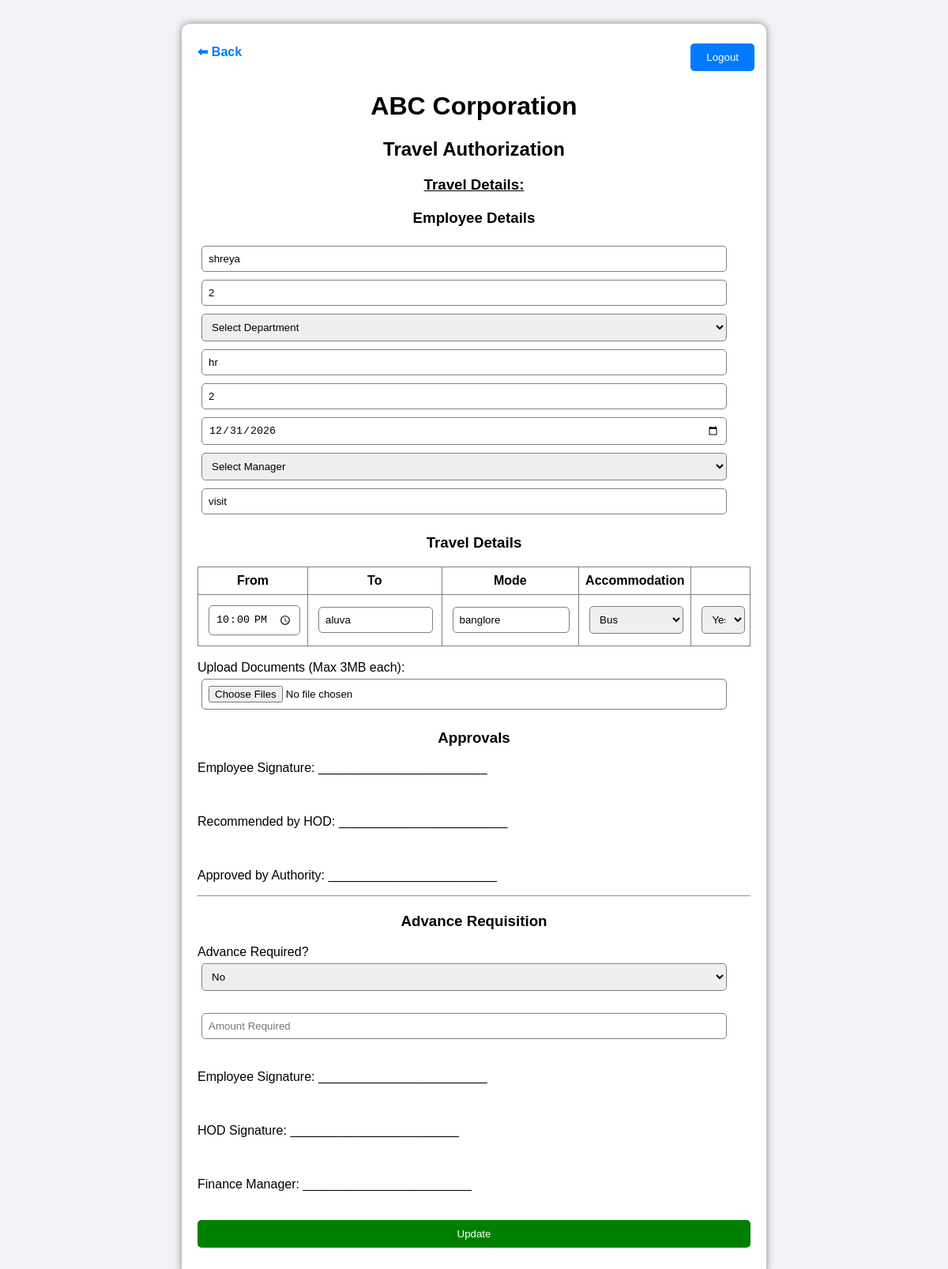
/PHP_Project/edit.php?id=2 (signed in), run on the app's committed database.
### tables this page shows
CREATE TABLE `travel_requests` (
  `request_id` int(11) NOT NULL,
  `user_id` int(11) DEFAULT NULL,
  `name` varchar(100) DEFAULT NULL,
  `dept` varchar(50) DEFAULT NULL,
  `designation` varchar(50) DEFAULT NULL,
  `grade` varchar(20) DEFAULT NULL,
  `travel_date` date DEFAULT NULL,
  `purpose` text DEFAULT NULL,
  `created_at` timestamp NOT NULL DEFAULT current_timestamp()
);

CREATE TABLE `travel_details` (
  `detail_id` int(11) NOT NULL,
  `request_id` int(11) DEFAULT NULL,
  `time` time DEFAULT NULL,
  `from_location` varchar(100) DEFAULT NULL,
  `to_location` varchar(100) DEFAULT NULL,
  `mode` varchar(50) DEFAULT NULL,
  `accommodation` varchar(100) DEFAULT NULL
);

### PHP_Project/edit.php (the view, shortened to what this page needs)
<?php
$conn = mysqli_connect("localhost", "root", "", "login_db");
$id = $_GET['id'];
$result = mysqli_query($conn, "SELECT * FROM travel_requests WHERE request_id=$id");
$data = mysqli_fetch_assoc($result);
?>
<html>
<head>
</head>
<body>
<div class="container">
    <div style="display:flex; justify-content:space-between; align-items:center; margin-bottom:15px;">
    <div style="margin-bottom:15px;">
    <a href="javascript:history.back()"
       style="text-decoration:none; color:#007BFF; font-weight:bold;">
        ⬅ Back
    </a>
    </div>
    <a href='logout.php' style='display:inline-block; text-decoration:none;'>
            <button style='
                padding:10px 15px;
                margin:5px;
                border:none;
                border-radius:5px;
                background-color:#007BFF;
                color:white;
                cursor:pointer;
            '>Logout</button>
        </a>
    </div>
    <h1><center>ABC Corporation</center></h1>
    <h2>Travel Authorization </h2>
    <h3><u>Travel Details:</u></h3>
    <form method="post" enctype="multipart/form-data">
        <div class="section">
            <h3>Employee Details</h3>
            <input type="text" name="name" value="<?php echo $data['name']; ?>" readonly>
            <input type="text" name="id" value="<?php echo $data['request_id']; ?>" readonly>
            <div class="form-group">
                <select name="dept" required >
                    <option value="">Select Department</option>
                </select>
            </div>
            <input type="text" name="designation" value="<?php echo $data['designation']; ?>" placeholder="Designation" required>
            <input type="text" name="grade" value="<?php echo $data['grade']; ?>" placeholder="Grade" required>
            <input type="date" name="date" value="<?php echo $data['travel_date']; ?>" required>
            <div class="form-group">
                <select name="manager" required >
                    <option value="">Select Manager</option>
                </select>
            </div>
            <input type="text" name="purpose" value="<?php echo $data['purpose']; ?>" placeholder="Purpose of Travel" required>
        </div>
        <div class="section">
            <h3>Travel Details</h3>
            <table>
                <tr>
                    <th>From</th>
                    <th>To</th>
                    <th>Mode</th>
                    <th>Accommodation</th>
                </tr>
                <?php
                $travel_q = mysqli_query($conn, "SELECT * FROM travel_details WHERE request_id=$id");
                while ($t = mysqli_fetch_assoc($travel_q)) {
                ?>
                <tr>
                    <td><input type="time" name="time[]" value="<?php echo $t['time']; ?>"></td>
                    <td><input type="text" name="from[]" value="<?php echo $t['from_location']; ?>"></td>
                    <td><input type="text" name="to[]" value="<?php echo $t['to_location']; ?>"></td>
                    <td>
                        <select name="mode[]">
                            <option <?php if($t['mode']=="Bus") echo "selected"; ?>>Bus</option>
                        </select>
                    </td>
                    <td>
                        <select name="accommodation[]">
                            <option <?php if($t['accommodation']=="Yes") echo "selected"; ?>>Yes</option>
                        </select>
                    </td>
                </tr>
                <?php } ?>
            </table>
        </div>
        <br>
        <div class="form-group">
            <label>Upload Documents (Max 3MB each):</label>
            <input type="file" name="documents[]" multiple>
        </div>
        <div class="section">
            <h3>Approvals</h3>
            <p>Employee Signature: ________________________</p><br>
            <p>Recommended by HOD: ________________________</p><br>
            <p>Approved by Authority: ________________________</p>
        </div>
        <hr>
        <div class="section">
            <h3>Advance Requisition</h3>
            <label>Advance Required?</label><br>
            <select>
                <option>No</option>
            </select><br><br>
            <input type="text" placeholder="Amount Required"><br><br>
            <p>Employee Signature: ________________________</p><br>
            <p>HOD Signature: ________________________</p><br>
            <p>Finance Manager: ________________________</p>
        </div>
        <button type="submit" name="submit">Update</button>
    </form>
</div>
</body>
</html>

### PHP_Project/edit.php (style rules this page uses)
body { font-family: Arial; background-color: #f0f2f5; }
.container { width: 700px; margin: 30px auto; background: white; padding: 20px; border-radius: 10px; box-shadow: 0 0 10px gray; }
h2, h3 { text-align: center; }
input, select { width: 95%; padding: 8px; margin: 5px; border-radius: 5px; border: 1px solid gray; }
table { width: 100%; border-collapse: collapse; margin-top: 10px; }
table, th, td { border: 1px solid gray; }
th, td { padding: 8px; text-align: center; }
.section { margin-top: 20px; }
button { padding: 10px; width: 100%; background-color: green; color: white; border: none; border-radius: 5px; margin-top: 20px; cursor: pointer; }

### data on the page
travel_requests: name "shreya", id "2", designation "hr", grade "2", date "12/31/2026", purpose "visit"
travel_details: time "22:00:00", from_location "aluva", to_location "banglore", mode "Bus", accommodation "Yes"
